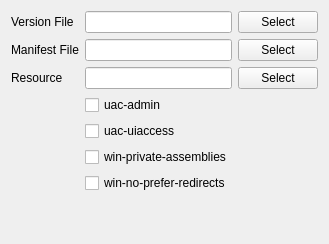
          <widget class="QWidget" name="windowsOptionTab">
           <attribute name="title">
            <string>Windows</string>
           </attribute>
           <layout class="QVBoxLayout" name="verticalLayout_10">
            <item>
             <layout class="QGridLayout" name="gridLayout_4">
              <item row="1" column="0">
               <widget class="QLabel" name="versionFileLabel">
                <property name="text">
                 <string>Version File</string>
                </property>
               </widget>
              </item>
              <item row="3" column="0">
               <widget class="QLabel" name="resourceLabel">
                <property name="text">
                 <string>Resource</string>
                </property>
               </widget>
              </item>
              <item row="5" column="1">
               <widget class="QCheckBox" name="uacUIAccessCheckBox">
                <property name="text">
                 <string>uac-uiaccess</string>
                </property>
               </widget>
              </item>
              <item row="2" column="2">
               <widget class="QPushButton" name="selectManifestFileButton">
                <property name="text">
                 <string>Select</string>
                </property>
               </widget>
              </item>
              <item row="3" column="1">
               <widget class="QLineEdit" name="resourceEdit"/>
              </item>
              <item row="1" column="1">
               <widget class="QLineEdit" name="versionFileEdit"/>
              </item>
              <item row="2" column="0">
               <widget class="QLabel" name="manifestFileLabel">
                <property name="text">
                 <string>Manifest File</string>
                </property>
               </widget>
              </item>
              <item row="1" column="2">
               <widget class="QPushButton" name="selectVersionFileButton">
                <property name="text">
                 <string>Select</string>
                </property>
               </widget>
              </item>
              <item row="4" column="1">
               <widget class="QCheckBox" name="uacAdminCheckBox">
                <property name="text">
                 <string>uac-admin</string>
                </property>
               </widget>
              </item>
              <item row="3" column="2">
               <widget class="QPushButton" name="selectResourceButton">
                <property name="text">
                 <string>Select</string>
                </property>
               </widget>
              </item>
              <item row="2" column="1">
               <widget class="QLineEdit" name="manifestFileEdit"/>
              </item>
              <item row="7" column="1">
               <widget class="QCheckBox" name="noPreferRedirectsCheckBox">
                <property name="text">
                 <string>win-no-prefer-redirects</string>
                </property>
               </widget>
              </item>
              <item row="6" column="1">
               <widget class="QCheckBox" name="privateAssembliesCheckBox">
                <property name="text">
                 <string>win-private-assemblies</string>
                </property>
               </widget>
              </item>
             </layout>
            </item>
            <item>
             <spacer name="verticalSpacer_2">
              <property name="orientation">
               <enum>Qt::Vertical</enum>
              </property>
              <property name="sizeType">
               <enum>QSizePolicy::Expanding</enum>
              </property>
              <property name="sizeHint" stdset="0">
               <size>
                <width>20</width>
                <height>40</height>
               </size>
              </property>
             </spacer>
            </item>
           </layout>
          </widget>
